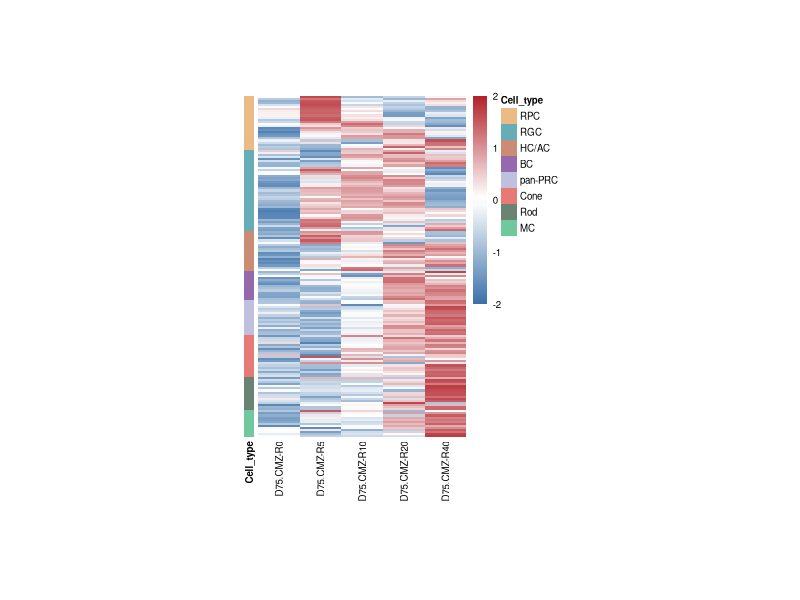
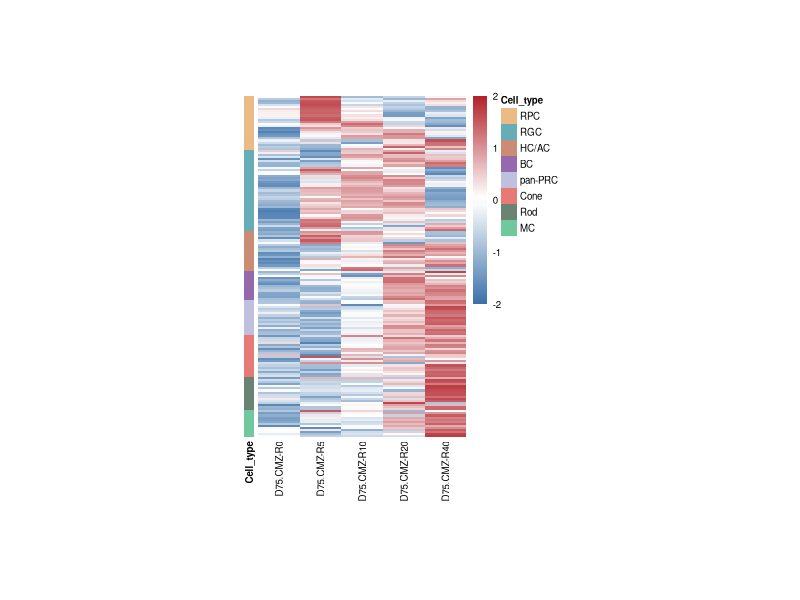

Reproduce these figures in R, in order.
##Figure 4E
library(openxlsx)

##import the gene expression profile about regeneration
regeneration<-read.xlsx("regeneration gene.xlsx")
rownames(regeneration)<-regeneration[,1]
regeneration<-regeneration[,-1]
row_annotation<-cbind(rownames(regeneration),regeneration[,7])
regeneration<-regeneration[,-7]

regeneration<-regeneration[,-1]
regeneration<-t(scale(t(regeneration),center = T,scale = T))

##pheatmep
library(ggplot2)
library(pheatmap)

range(regeneration)
bk<-c(seq(-2,-0.1,by=0.01),seq(0,2,by=0.01))

##row_annotation
rownames(row_annotation)<-row_annotation[,1]
row_annotation<-as.data.frame(row_annotation[,-1])
colnames(row_annotation)<-"Cell_type"

##change the color
ann_colors<-list(Cell_type=c("RPC"="#ECBA84","RGC"="#67ADB7", "HC/AC"="#CA8C74","BC"="#9569AB","pan-PRC"="#C0BFDF",
                             "Cone"="#E77A77","Rod"="#6A8473","MC"="#71C89C"))

p1<-pheatmap(regeneration,cluster_cols = F,cluster_rows = F,
             show_rownames = F,show_colnames = T,
             cellwidth = 30,cellheight = 1.5,
             color = c(colorRampPalette(colors = c("#3A71AA","white"))(length(bk)/2),colorRampPalette(colors = c("white","#B22028"))(length(bk)/2)),
             breaks = bk,fontsize = 7,
             annotation_row =row_annotation,
             annotation_colors = ann_colors,
             angle_col = 90
)

ggsave(p1,file="regeneration gene heatmap.pdf")